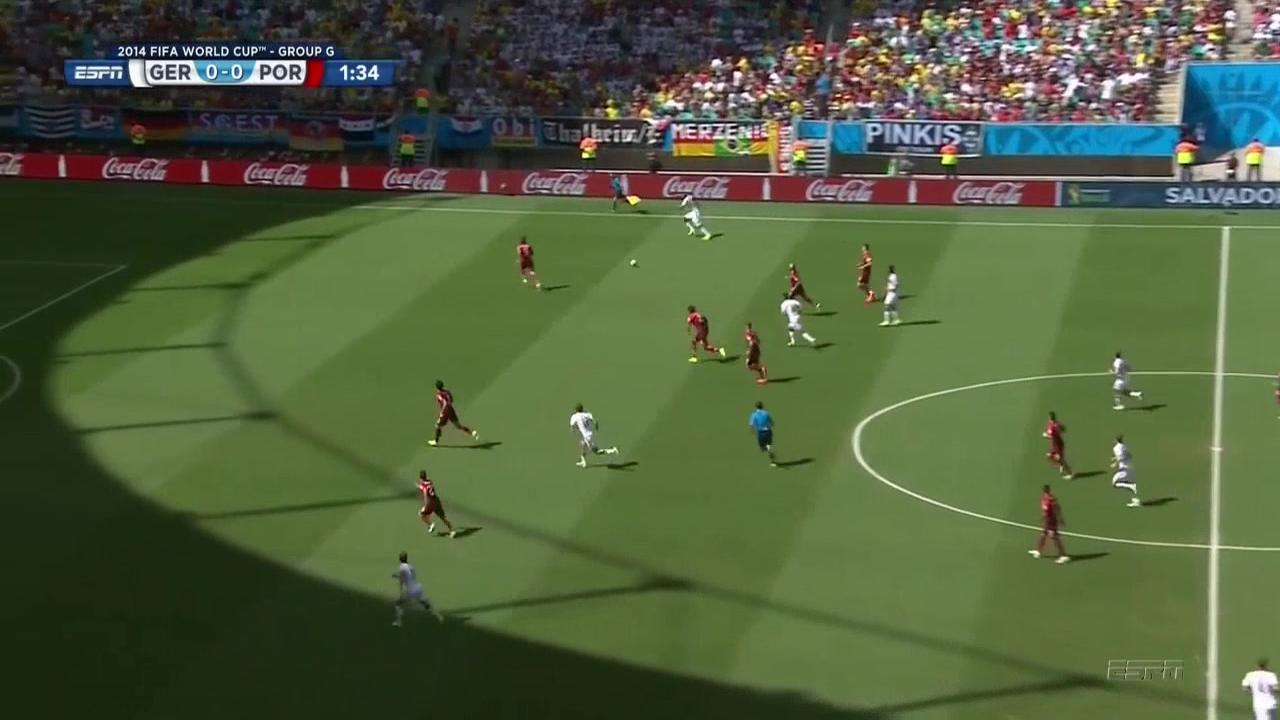
#> input picture PRACTICAFINAL/Material_Futbol/174.jpg, 1280 x 720 px
$ python perspectiva2.py
#> lines starting #> are read from the running program, lines starting #| are printed output that depends on the picture; after the words box and inside, x2 and y2 are one past the last pixel; in counts of white or black regions, pixels touching at a corner belong together
#> further down, inImage is the input picture: shape (720, 1280, 3); mean B, G, R 62.1, 94.8, 80.8
### PRACTICAFINAL/campo2.py
# José Manue Amestoy Lopez manuel.amestoy@udc.es
import cv2 as cv
import numpy as np

def campo(imagen):
    inImage = imagen.copy()

    # Convertir imagen al espacio de color HSV
    hsvImage = cv.cvtColor(inImage, cv.COLOR_BGR2HSV)
#> hsvImage: shape (720, 1280, 3); mean H, S, V 57.7, 113.5, 100.4

    # Definir el rango de color para el césped verde
    lower_region = np.array([25, 40, 40])
    upper_region = np.array([70, 255, 255])

    # Crear una máscara para identificar el césped
    mask = cv.inRange(hsvImage, lower_region, upper_region)
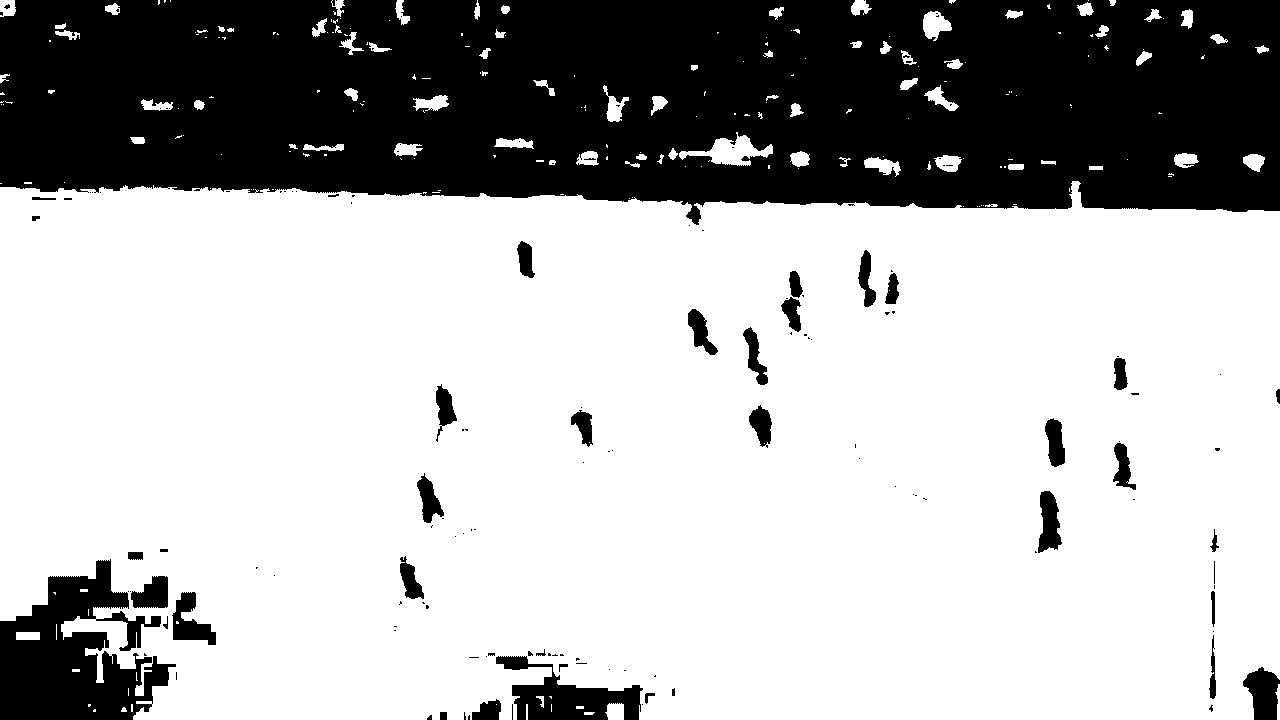
#> mask: shape (720, 1280); 69.8% white; 144 black regions (105 under 20 px), largest, box (x1, y1, x2, y2) and area: (0, 0, 1280, 225) 244361, (0, 559, 176, 720) 16169, (496, 656, 643, 720) 4306

    # Operación de cierre para eliminar ruido y huecos en la máscara
    kernel = cv.getStructuringElement(cv.MORPH_ELLIPSE, (11, 11))
    closing = cv.morphologyEx(mask, cv.MORPH_CLOSE, kernel)
#> closing: shape (720, 1280); 70.7% white; 33 black regions

    # Detectar contornos en la máscara
    contours, _ = cv.findContours(closing, cv.RETR_EXTERNAL, cv.CHAIN_APPROX_SIMPLE)
#> contours = 121 contours, 57 with area under 20; largest, box (x1, y1, x2, y2) and area: (0, 181, 1280, 720) 645185, (657, 132, 773, 166) 1468, (312, 0, 392, 55) 916, (923, 11, 952, 41) 532, (864, 156, 901, 177) 416

    # Si se encuentran contornos, seleccionar el más grande
    if contours:
        largest_contour = max(contours, key=cv.contourArea)
#> largest_contour = contour of 818 points, box (x1, y1, x2, y2) (0, 181, 1280, 720), area 645185
        epsilon = 0.015 * cv.arcLength(largest_contour, True)
#> epsilon = 66.82
        approx = cv.approxPolyDP(largest_contour, epsilon, True)
#> approx = [[1279, 211], [0, 183], [0, 620], [107, 560], [133, 719], [1279, 719]]

        # Dibujar el polígono aproximado en una máscara en blanco
        blank = np.zeros(inImage.shape[:2], dtype='uint8')
        cv.drawContours(blank, [approx], -1, 255, thickness=cv.FILLED)
#> blank: shape (720, 1280); 70.9% white; 2 black regions, box (x1, y1, x2, y2) and area: (0, 0, 1280, 211) 252160, (0, 562, 133, 720) 15853

        # Combinar con la imagen original para obtener solo el área del campo
        resultado = cv.bitwise_and(inImage, inImage, mask=blank)
        return resultado, closing

    # Devolver la imagen original si no se detecta césped
    return inImage


# [10 lines left out: function run_campo, not called in this run]

# [12 lines that do not run on import are left out]

### PRACTICAFINAL/perspectiva2.py
import cv2 as cv
import numpy as np
from campo2 import campo

# [24 lines left out: functions is_collision, line_to_rect, longitud_linea, not called in this run]

def lines_cross(line1, line2):
    # Determina si dos líneas se cruzan
    def orientation(p, q, r):
        val = (q[1] - p[1]) * (r[0] - q[0]) - (q[0] - p[0]) * (r[1] - q[1])
        if val == 0: return 0  # Colineal
        return 1 if val > 0 else 2  # Sentido horario o antihorario

    p1, q1 = (line1[0], line1[1]), (line1[2], line1[3])
    p2, q2 = (line2[0], line2[1]), (line2[2], line2[3])

    # Encontrar las cuatro orientaciones necesarias para el caso general y especial
    o1 = orientation(p1, q1, p2)
    o2 = orientation(p1, q1, q2)
    o3 = orientation(p2, q2, p1)
    o4 = orientation(p2, q2, q1)

    # Caso general
    if o1 != o2 and o3 != o4:
        return True

    return False

def is_line_collision(line1, line2, line_thickness=10):
    # Determina si hay colisión entre dos líneas
    if lines_cross(line1, line2):
        return True

    dist = line_distance(line1, line2)
    return dist < line_thickness

def line_distance(line1, line2):
    # Calcula la distancia mínima entre dos líneas
    x1, y1, x2, y2 = line1
    x3, y3, x4, y4 = line2

    # Línea 1 representada como p1 + t * d1
    p1 = np.array([x1, y1])
    p2 = np.array([x2, y2])
    d1 = p2 - p1

    # Línea 2 representada como p3 + u * d2
    p3 = np.array([x3, y3])
    p4 = np.array([x4, y4])
    d2 = p4 - p3

    denom = np.cross(d1, d2)
    if denom != 0:
        t = np.cross(p3 - p1, d2) / denom
        u = np.cross(p1 - p3, d1) / denom
        if 0 <= t <= 1 and 0 <= u <= 1:
            return 0  # Las líneas se cruzan

    # Calcular la distancia del punto a la línea si las líneas no se cruzan
    distances = []
    distances.append(np.abs(np.cross(d1, p1 - p3)) / np.linalg.norm(d1))
    distances.append(np.abs(np.cross(d1, p1 - p4)) / np.linalg.norm(d1))
    distances.append(np.abs(np.cross(d2, p3 - p1)) / np.linalg.norm(d2))
    distances.append(np.abs(np.cross(d2, p3 - p2)) / np.linalg.norm(d2))

    return min(distances)

def detectar_lineas_siega(inImage, mask):
    campo_image = inImage.copy()
    height, width = campo_image.shape[:2]
    border_limit = 1  # Definimos un límite para considerar un borde

    kernel = cv.getStructuringElement(cv.MORPH_ELLIPSE, (11, 11))
    mask_refined = cv.morphologyEx(mask, cv.MORPH_ERODE, kernel)
#> mask_refined: shape (720, 1280); 66.9% white; 24 black regions, largest, box (x1, y1, x2, y2) and area: (0, 0, 1280, 225) 260222, (0, 555, 217, 720) 20930, (507, 672, 645, 720) 4975
    gray_image = cv.cvtColor(campo_image, cv.COLOR_BGR2GRAY)
    blurred = cv.GaussianBlur(gray_image, (21, 21), 0)
    equalized = cv.equalizeHist(blurred)
    sobelx = cv.Sobel(equalized, cv.CV_64F, 1, 0, ksize=7)
    sobelx_neg = -sobelx
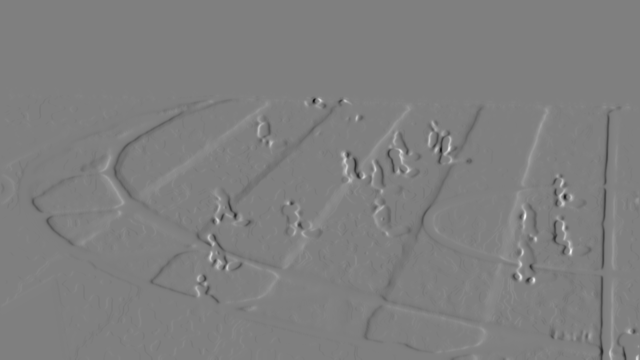
#> sobelx_neg: shape (720, 1280) float64 (shown at 1/2 size); min -92555, max 91907, mean -214.8; drawn with min black and max white
    _, thresholded_pos = cv.threshold(np.abs(sobelx), 200, 255, cv.THRESH_BINARY)
#> thresholded_pos: shape (720, 1280) float64; 44% white; 580 white regions (218 under 20 px), largest, box (x1, y1, x2, y2) and area: (1, 187, 1279, 720) 350886, (1, 502, 126, 627) 3856, (100, 555, 150, 720) 3617
    _, thresholded_neg = cv.threshold(np.abs(sobelx_neg), 200, 255, cv.THRESH_BINARY)
    thresholded_combined = cv.bitwise_or(thresholded_pos, thresholded_neg, mask=mask_refined)
#> thresholded_combined: shape (720, 1280) float64; 40.6% white; 557 white regions (209 under 20 px), largest, box (x1, y1, x2, y2) and area: (1, 193, 1279, 720) 328226, (965, 685, 1141, 720) 3414, (1, 502, 126, 616) 2123
    thresholded_combined = cv.bitwise_and(thresholded_combined, thresholded_combined, mask=mask_refined)
    kernel = cv.getStructuringElement(cv.MORPH_ELLIPSE, (13,13))
    closing = cv.morphologyEx(thresholded_combined, cv.MORPH_ERODE, kernel)
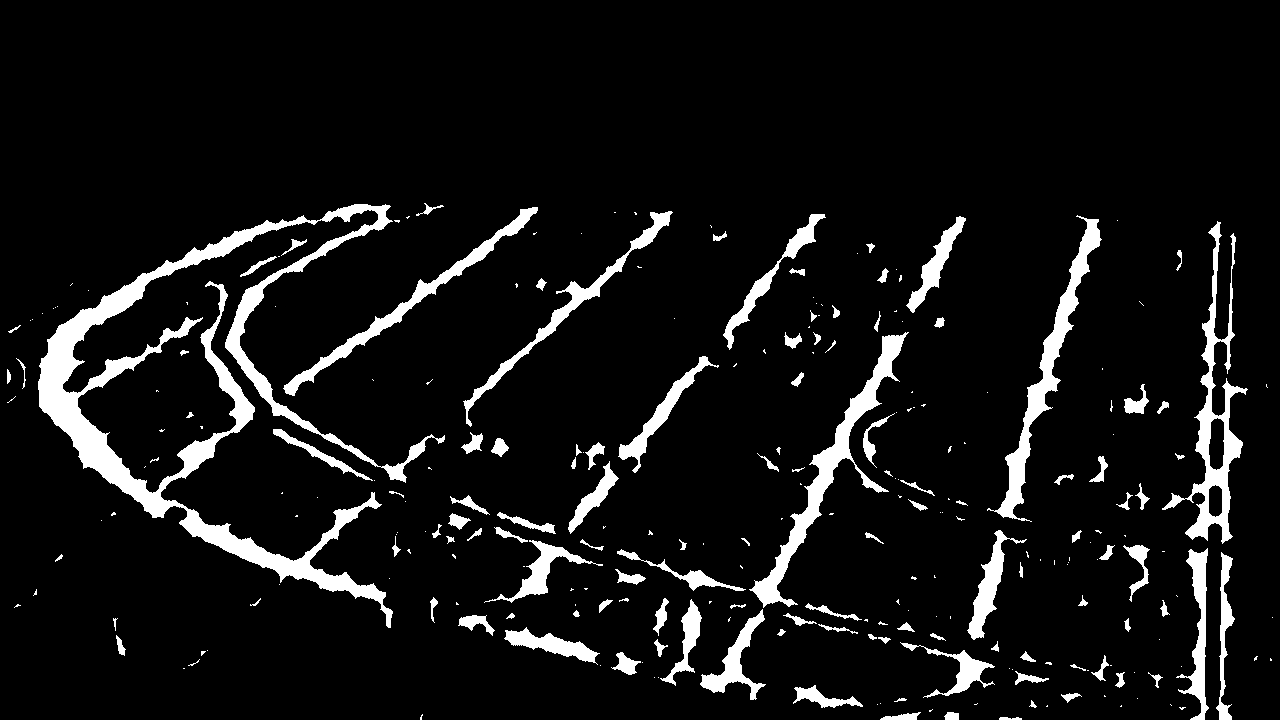
#> closing: shape (720, 1280) float64; 7.9% white; 264 white regions (145 under 20 px), largest, box (x1, y1, x2, y2) and area: (38, 204, 445, 628) 23308, (749, 332, 909, 608) 5287, (1162, 221, 1248, 544) 5142
    lines = cv.HoughLinesP(closing.astype(np.uint8), 1, np.pi / 180, threshold=200, minLineLength=100, maxLineGap=200)
#> lines = 112 rows, first 6: [719, 690, 960, 216], [716, 691, 957, 217], [945, 719, 1089, 219], [713, 692, 950, 227], [948, 719, 1092, 219], [1198, 719, 1216, 224]

    drawn_lines = []  # Lista para mantener las líneas ya dibujadas
    if lines is not None:
        for line in lines:
            current_line = line[0]
            collision_found = False
            # Comprobamos que la línea no esté en el borde
            if (current_line[0] <= border_limit or current_line[2] >= width - border_limit or
                current_line[1] <= border_limit or current_line[3] >= height - border_limit):
                continue
            for existing_line in drawn_lines:
                if is_line_collision(current_line, existing_line, line_thickness=10):
                    collision_found = True
                    break
            if not collision_found:
                drawn_lines.append(current_line)
#> this loop made 112 passes
#> line on passes 12 to 19: [[721, 690, 962, 217]], [[491, 633, 819, 214]], [[191, 664, 669, 218]], [[60, 555, 537, 208]], [[112, 515, 536, 207]], [[947, 719, 1090, 219]], [[492, 634, 820, 214]], [[722, 692, 963, 218]]

    for line in drawn_lines:
        x1, y1, x2, y2 = line
        cv.line(campo_image, (x1, y1), (x2, y2), (0, 255, 255), 3)
#> this loop made 9 passes
#> line on passes 1 to 8: [719, 690, 960, 216], [945, 719, 1089, 219], [1198, 719, 1216, 224], [420, 719, 815, 214], [189, 665, 669, 217], [60, 555, 537, 208], [1223, 719, 1232, 234], [44, 412, 385, 216]
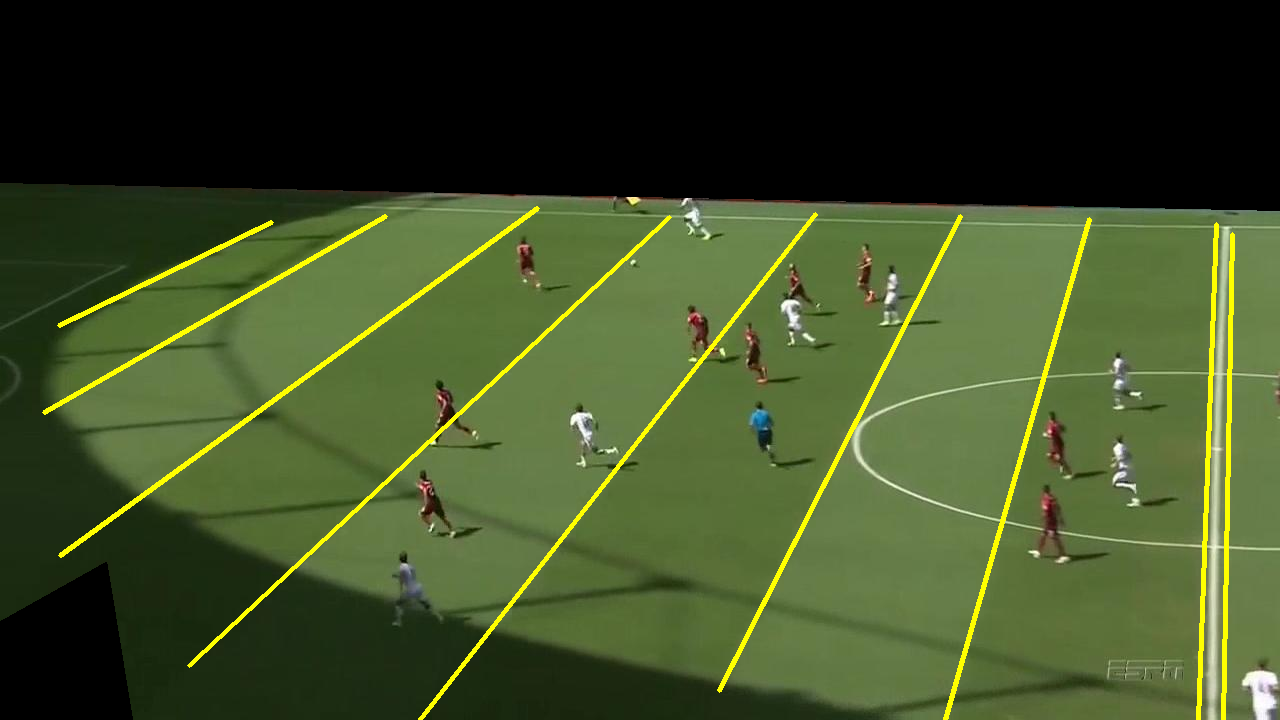
#> campo_image: shape (720, 1280, 3); mean B, G, R 38.3, 76.8, 62.7

    return campo_image

# [7 lines left out: function run_perspectiva, not called in this run]

if __name__ == "__main__":

    inImage = cv.imread("Material_Futbol/174.jpg")

    imagen, mask = campo(inImage)
    resultado = detectar_lineas_siega(imagen, mask)

    #cv.imshow('Original', inImage)
    cv.imshow("Perspectiva", resultado)

    cv.waitKey(0)
    cv.destroyAllWindows()

$ run again, with PRACTICAFINAL/Material_Futbol/10.jpg copied over PRACTICAFINAL/Material_Futbol/174.jpg
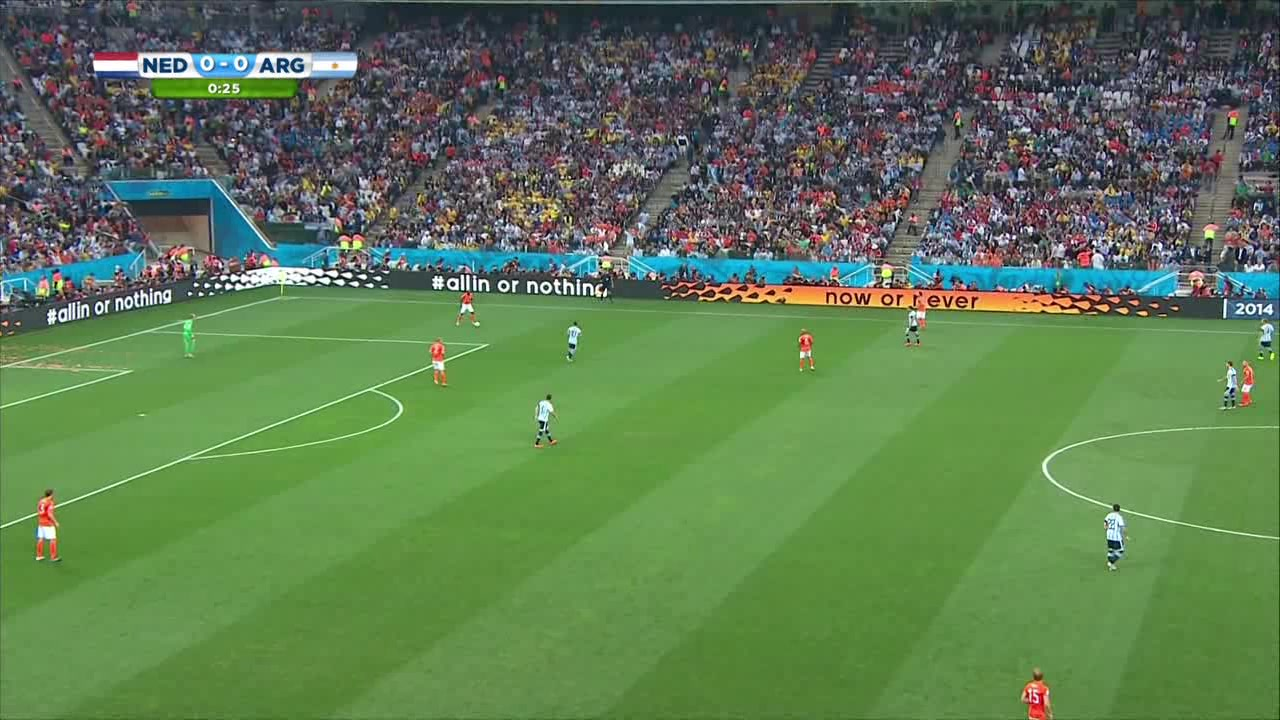
#> input picture PRACTICAFINAL/Material_Futbol/10.jpg, 1280 x 720 px
#> inImage is the input picture: shape (720, 1280, 3); mean B, G, R 83.2, 123.2, 94.1
#> hsvImage: shape (720, 1280, 3); mean H, S, V 72.1, 102.4, 129.7
#> in campo, `mask = cv.inRange(hsvImage, lower_region, upper_region)`:
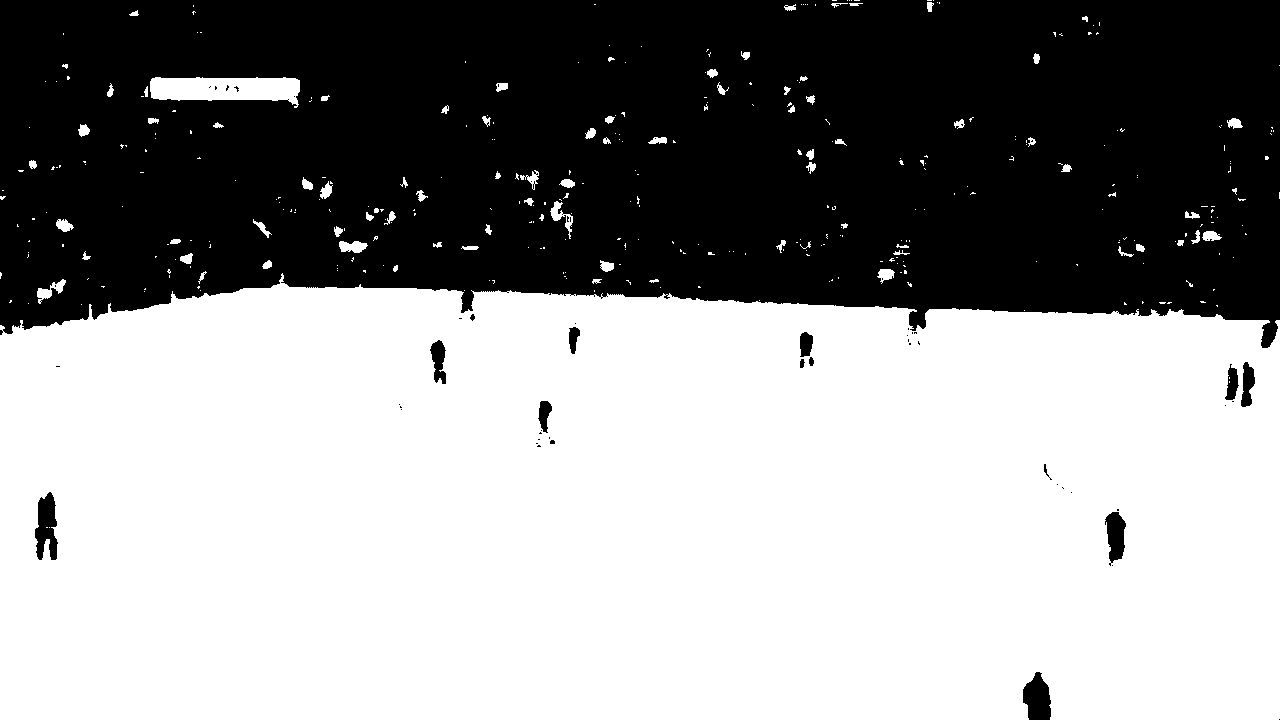
#> mask: shape (720, 1280); 58.3% white; 58 black regions (44 under 20 px), largest, box (x1, y1, x2, y2) and area: (0, 0, 1280, 348) 379808, (35, 492, 58, 560) 1041, (1023, 672, 1051, 720) 992
#> contours = 209 contours, 146 with area under 20; largest, box (x1, y1, x2, y2) and area: (0, 271, 1280, 720) 530691, (141, 77, 300, 108) 3234, (877, 240, 910, 284) 611, (536, 170, 578, 240) 536, (1175, 206, 1222, 246) 475
#> largest_contour = contour of 576 points, box (x1, y1, x2, y2) (0, 271, 1280, 720), area 530691
#> epsilon = 56.61
#> approx = [[0, 325], [0, 719], [1279, 719], [1279, 320]]
#> blank: shape (720, 1280); 55.2% white; 1 black region, box (x1, y1, x2, y2) and area: (0, 0, 1280, 325) 412800
#> mask_refined: shape (720, 1280); 56.6% white; 8 black regions, largest, box (x1, y1, x2, y2) and area: (0, 0, 1280, 350) 393833, (1018, 672, 1056, 720) 1495, (1101, 507, 1130, 565) 1364
#> thresholded_pos: shape (720, 1280) float64; 41.6% white; 164 white regions (66 under 20 px), largest, box (x1, y1, x2, y2) and area: (1, 318, 1279, 720) 377085, (936, 414, 978, 450) 690, (853, 494, 870, 525) 266
#> thresholded_combined: shape (720, 1280) float64; 40.9% white; 160 white regions (62 under 20 px), largest, box (x1, y1, x2, y2) and area: (1, 318, 1279, 720) 370620, (936, 414, 978, 450) 690, (853, 494, 870, 525) 266
#> lines = 47 rows, first 6: [332, 716, 883, 330], [48, 715, 773, 329], [48, 716, 776, 329], [332, 714, 879, 331], [330, 719, 885, 330], [7, 614, 648, 329]
#> the loop in detectar_lineas_siega, `for line in lines:` made 47 passes
#> line on passes 14 to 21: [[49, 711, 767, 329]], [[7, 613, 645, 329]], [[595, 719, 1014, 328]], [[604, 713, 1017, 328]], [[865, 716, 1136, 328]], [[864, 715, 1135, 328]], [[7, 617, 655, 329]], [[1108, 719, 1241, 331]]
#> the loop in detectar_lineas_siega, `for line in drawn_lines:` made 7 passes
#> after the loop in detectar_lineas_siega, `for line in drawn_lines:`:
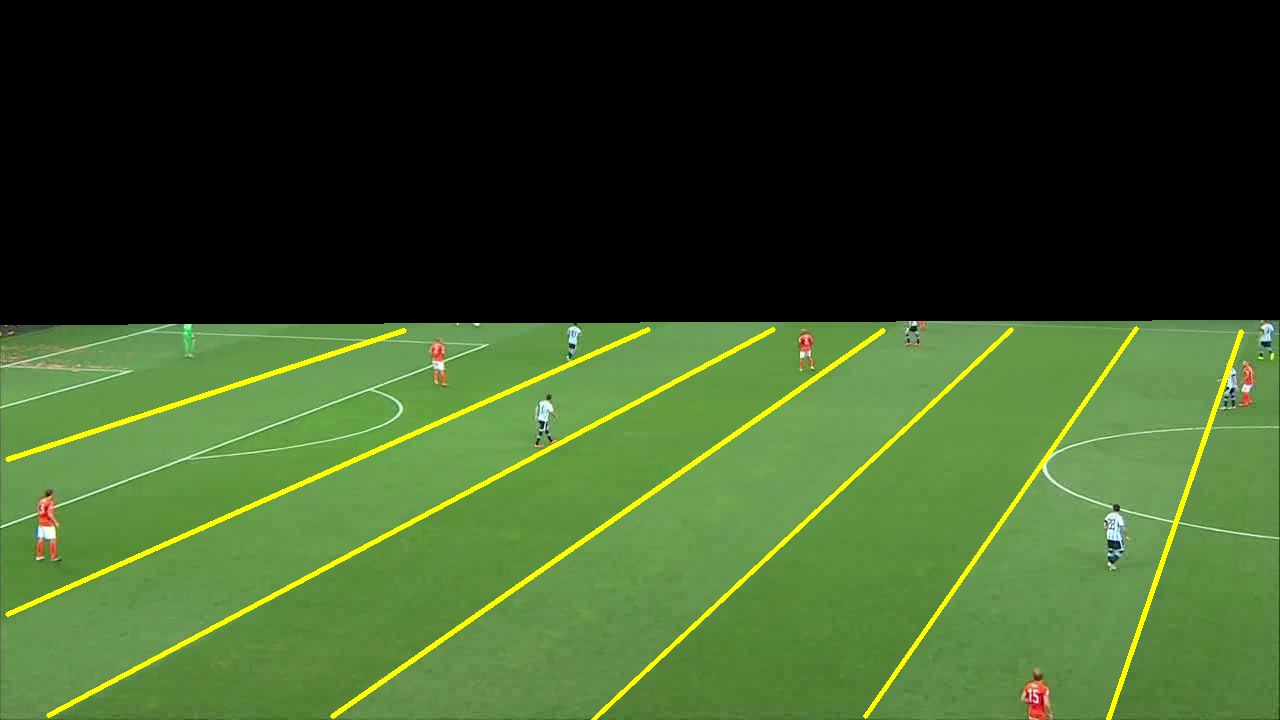
#> campo_image: shape (720, 1280, 3); mean B, G, R 39, 83.8, 58.5
